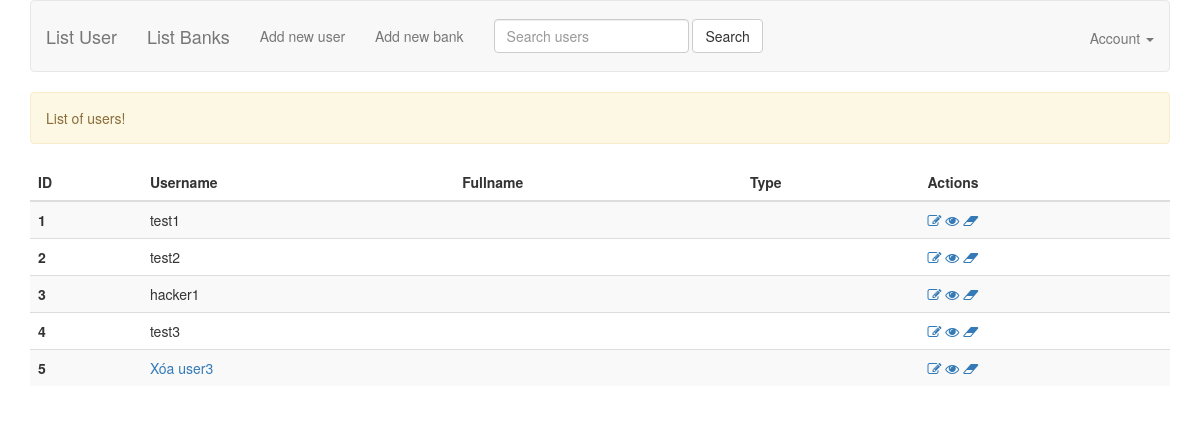
The page /list_users.php on the database as committed earlier.
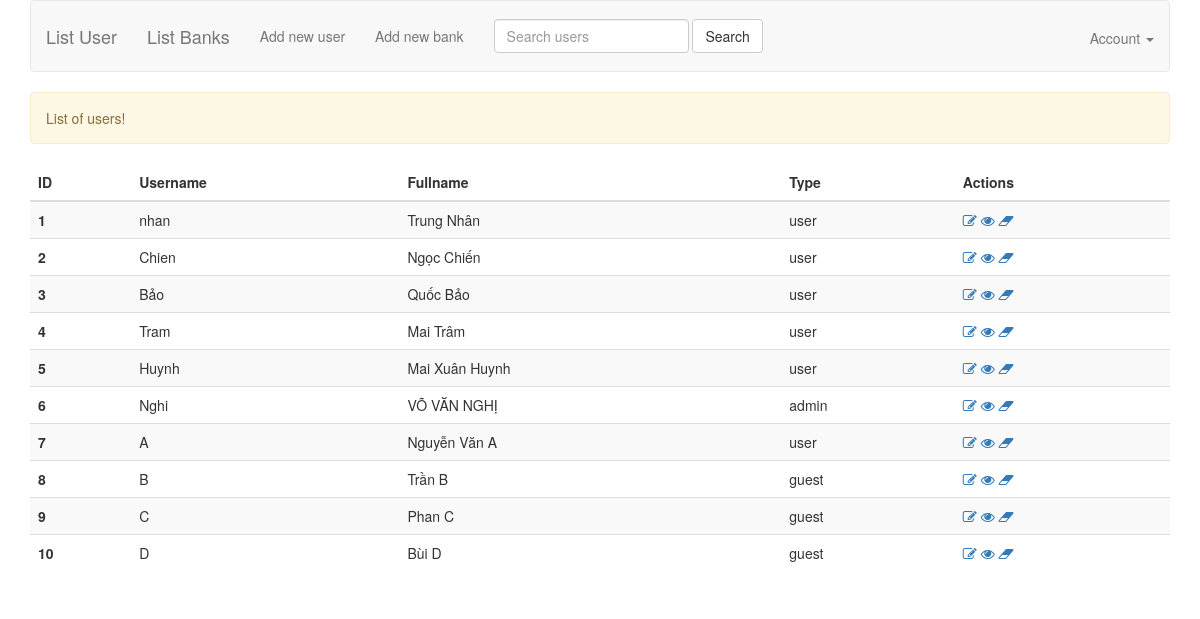
The same page on the database as committed later.
### tables this page shows
CREATE TABLE `users` (
  `id` int(11) NOT NULL,
  `name` text NOT NULL,
  `fullname` varchar(100) NOT NULL,
  `email` varchar(100) NOT NULL,
  `type` varchar(100) NOT NULL,
  `password` varchar(250) NOT NULL,
  `version` double(5,1) NOT NULL
);

### DesignPattern/FactoryPattern.php (called while the page is built, shortened)
<?php
require_once './models/UserModel.php';
class FactoryPattern {
    public function make($model){
        if($model === 'user'){
            return new UserModel();
        }
        else if($model === 'bank'){
            return new BankModel();
        }
    }
}

### models/UserModel.php (called while the page is built, shortened)
<?php
require_once 'BaseModel.php';
class UserModel extends BaseModel {
    public function getUsers($params = []) {
        if (!empty($params['keyword'])) {
            $sql = 'SELECT * FROM users WHERE name LIKE "%' . $params['keyword'] .'%"';
            $users = self::$_connection->multi_query($sql);
        } else {
            $sql = 'SELECT * FROM users';
            $users = $this->select($sql);
        }
        return $users;
    }
}

### models/BaseModel.php (called while the page is built, shortened)
<?php
abstract class BaseModel {
    protected static $_connection;
    public function __construct() {
        if (!isset(self::$_connection)) {
            self::$_connection = mysqli_connect(DB_HOST, DB_USER, DB_PASSWORD, DB_NAME, DB_PORT);
        }
    }
    protected function query($sql) {
        $result = self::$_connection->query($sql);
        return $result;
    }
    protected function select($sql) {
        $result = $this->query($sql);
        $rows = [];
        if (!empty($result)) {
            while ($row = $result->fetch_assoc()) {
                $rows[] = $row;
            }
        }
        return $rows;
    }
}

### list_users.php (the view, shortened to what this page needs)
<?php
require_once 'DesignPattern/FactoryPattern.php';
$factory = new FactoryPattern();
$userModel = $factory->make('user');
$params = [];
$users = $userModel->getUsers($params);
?>
<!DOCTYPE html>
<html>
<head>
    <?php include 'views/meta.php' ?>
</head>
<body>
    <?php include 'views/header.php'?>
    <div class="container">
        <?php if (!empty($users)) {?>
            <div class="alert alert-warning" role="alert">
                List of users! <br>
            </div>
            <table class="table table-striped">
                <thead>
                    <tr>
                        <th scope="col">ID</th>
                        <th scope="col">Username</th>
                        <th scope="col">Fullname</th>
                        <th scope="col">Type</th>
                        <th scope="col">Actions</th>
                    </tr>
                </thead>
                <tbody>
                    <?php foreach ($users as $user) {?>
                        <tr>
                            <th scope="row"><?php echo $user['id']?></th>
                            <td>
                                <?php echo $user['name']?>
                            </td>
                            <td>
                                <?php echo $user['fullname']?>
                            </td>
                            <td>
                                <?php echo $user['type']?>
                            </td>
                            <td>
                                <a href="form_user.php?id=<?php echo md5($user['id']) ?>">
                                    <i class="fa fa-pencil-square-o" aria-hidden="true" title="Update"></i>
                                </a>
                                <a href="view_user.php?id=<?php echo md5($user['id']) ?>">
                                    <i class="fa fa-eye" aria-hidden="true" title="View"></i>
                                </a>
                                <a href="delete_user.php?id=<?php echo md5($user['id']) ?>">
                                    <i class="fa fa-eraser" aria-hidden="true" title="Delete"></i>
                                </a>
                            </td>
                        </tr>
                    <?php } ?>
                </tbody>
            </table>
        <?php }else { ?>
            <div class="alert alert-dark" role="alert">
                This is a dark alert—check it out!
            </div>
        <?php } ?>
    </div>
</body>
</html>

Rows that differ between the two databases and show on the page:
changed users id 1: name "test1" → "nhan"; fullname (not shown) → "Trung Nhân"; type (not shown) → "user"
changed users id 2: name "test2" → "Chien"; fullname (not shown) → "Ngọc Chiến"; type (not shown) → "user"
changed users id 3: name "hacker1" → "Bảo"; fullname (not shown) → "Quốc Bảo"; type (not shown) → "user"
changed users id 4: name "test3" → "Tram"; fullname (not shown) → "Mai Trâm"; type (not shown) → "user"
changed users id 5: name "Xóa user3" → "Huynh"; fullname (not shown) → "Mai Xuân Huynh"; type (not shown) → "user"
added users: id "6", name "Nghi", fullname "VÕ VĂN NGHỊ", type "admin"
added users: id "7", name "A", fullname "Nguyễn Văn A", type "user"
added users: id "8", name "B", fullname "Trần B", type "guest"
added users: id "9", name "C", fullname "Phan C", type "guest"
added users: id "10", name "D", fullname "Bùi D", type "guest"
